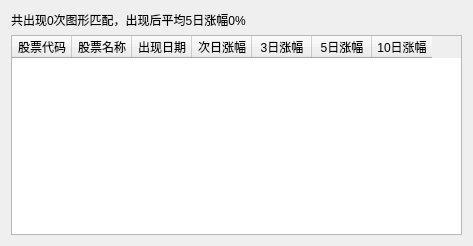
<?xml version="1.0" encoding="UTF-8"?>
<ui version="4.0">
 <class>FiveDayMatches</class>
 <widget class="QDialog" name="FiveDayMatches">
  <property name="geometry">
   <rect>
    <x>0</x>
    <y>0</y>
    <width>473</width>
    <height>246</height>
   </rect>
  </property>
  <property name="windowTitle">
   <string>五日图形选股结果</string>
  </property>
  <layout class="QVBoxLayout" name="verticalLayout">
   <item>
    <widget class="QLabel" name="lblMatchesSummary">
     <property name="font">
      <font>
       <family>Helvetica</family>
       <pointsize>9</pointsize>
      </font>
     </property>
     <property name="text">
      <string>共出现0次图形匹配，出现后平均5日涨幅0%</string>
     </property>
    </widget>
   </item>
   <item>
    <widget class="QTableWidget" name="tblMatches">
     <property name="editTriggers">
      <set>QAbstractItemView::NoEditTriggers</set>
     </property>
     <property name="sortingEnabled">
      <bool>true</bool>
     </property>
     <attribute name="horizontalHeaderDefaultSectionSize">
      <number>60</number>
     </attribute>
     <column>
      <property name="text">
       <string>股票代码</string>
      </property>
     </column>
     <column>
      <property name="text">
       <string>股票名称</string>
      </property>
     </column>
     <column>
      <property name="text">
       <string>出现日期</string>
      </property>
     </column>
     <column>
      <property name="text">
       <string>次日涨幅</string>
      </property>
     </column>
     <column>
      <property name="text">
       <string>3日涨幅</string>
      </property>
     </column>
     <column>
      <property name="text">
       <string>5日涨幅</string>
      </property>
     </column>
     <column>
      <property name="text">
       <string>10日涨幅</string>
      </property>
     </column>
    </widget>
   </item>
  </layout>
 </widget>
 <resources/>
 <connections>
  <connection>
   <sender>tblMatches</sender>
   <signal>cellDoubleClicked(int,int)</signal>
   <receiver>FiveDayMatches</receiver>
   <slot>stock_detailed_info()</slot>
   <hints>
    <hint type="sourcelabel">
     <x>425</x>
     <y>71</y>
    </hint>
    <hint type="destinationlabel">
     <x>469</x>
     <y>70</y>
    </hint>
   </hints>
  </connection>
 </connections>
 <slots>
  <slot>stock_detailed_info()</slot>
 </slots>
</ui>
